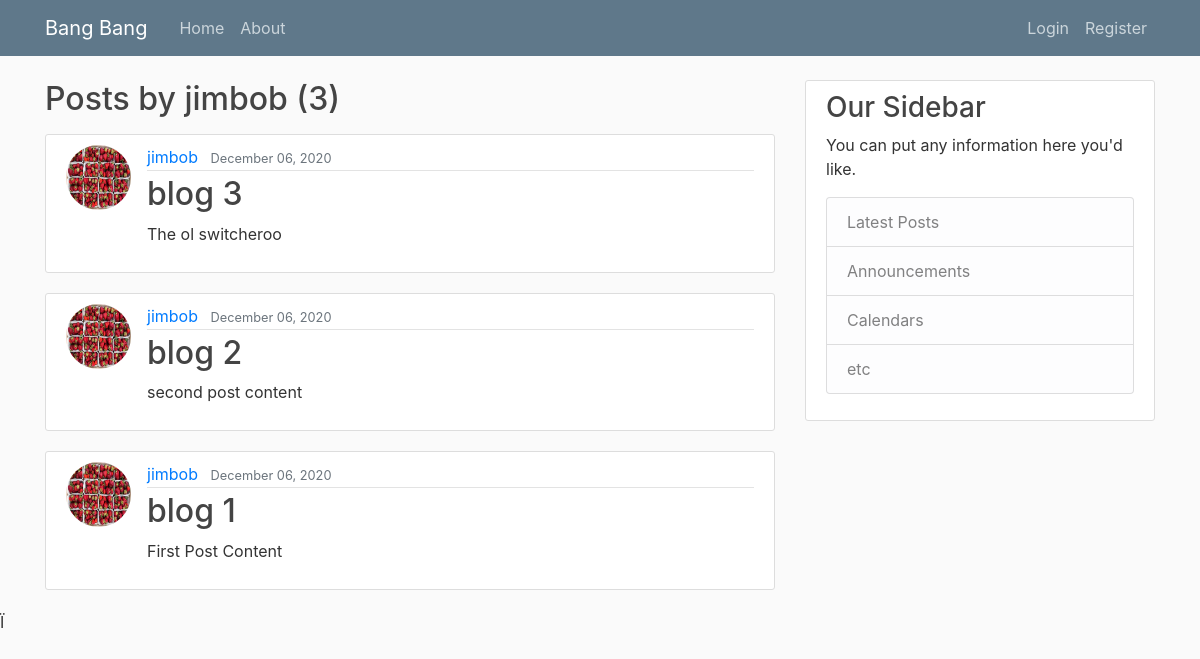
The app's page /user/jimbob/, older data.
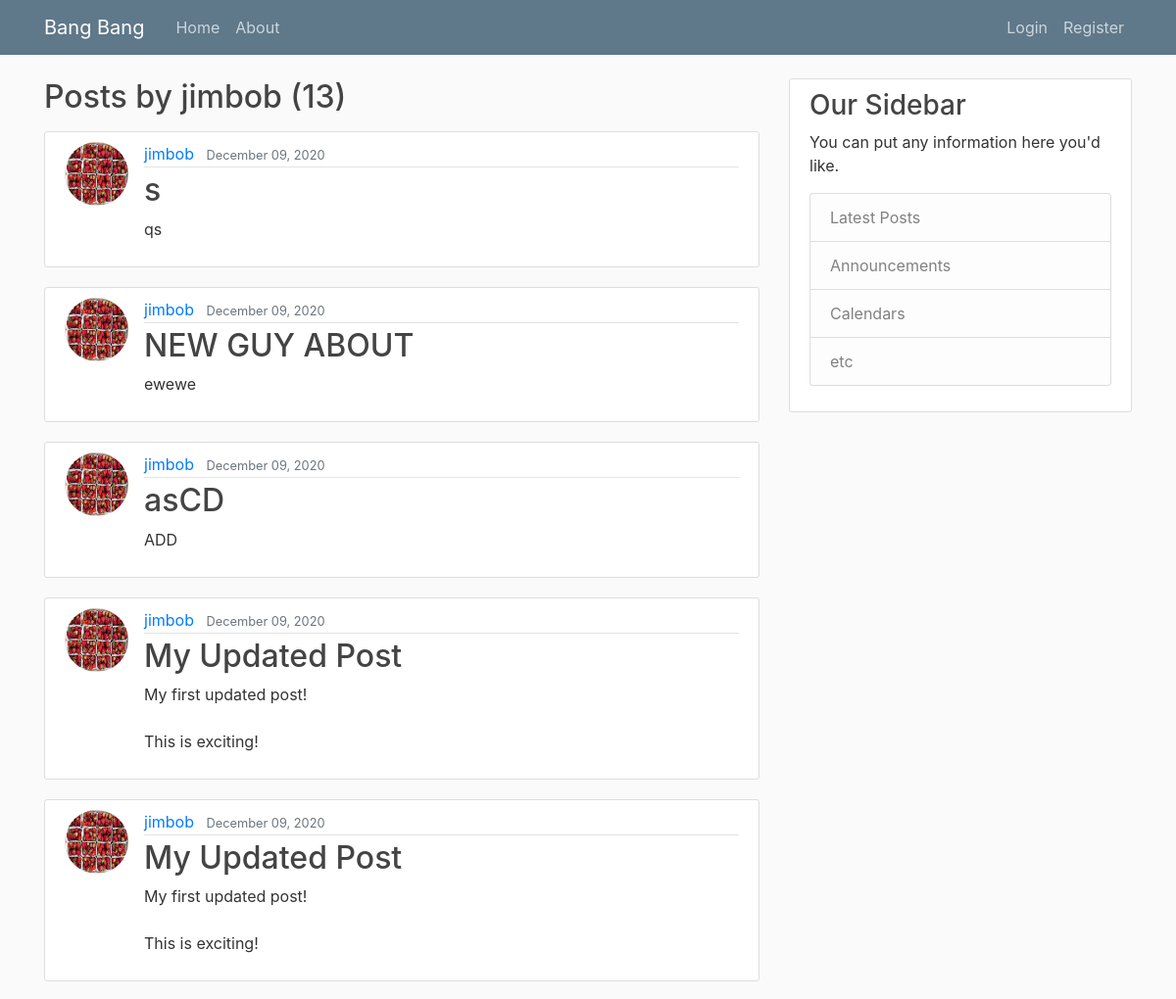
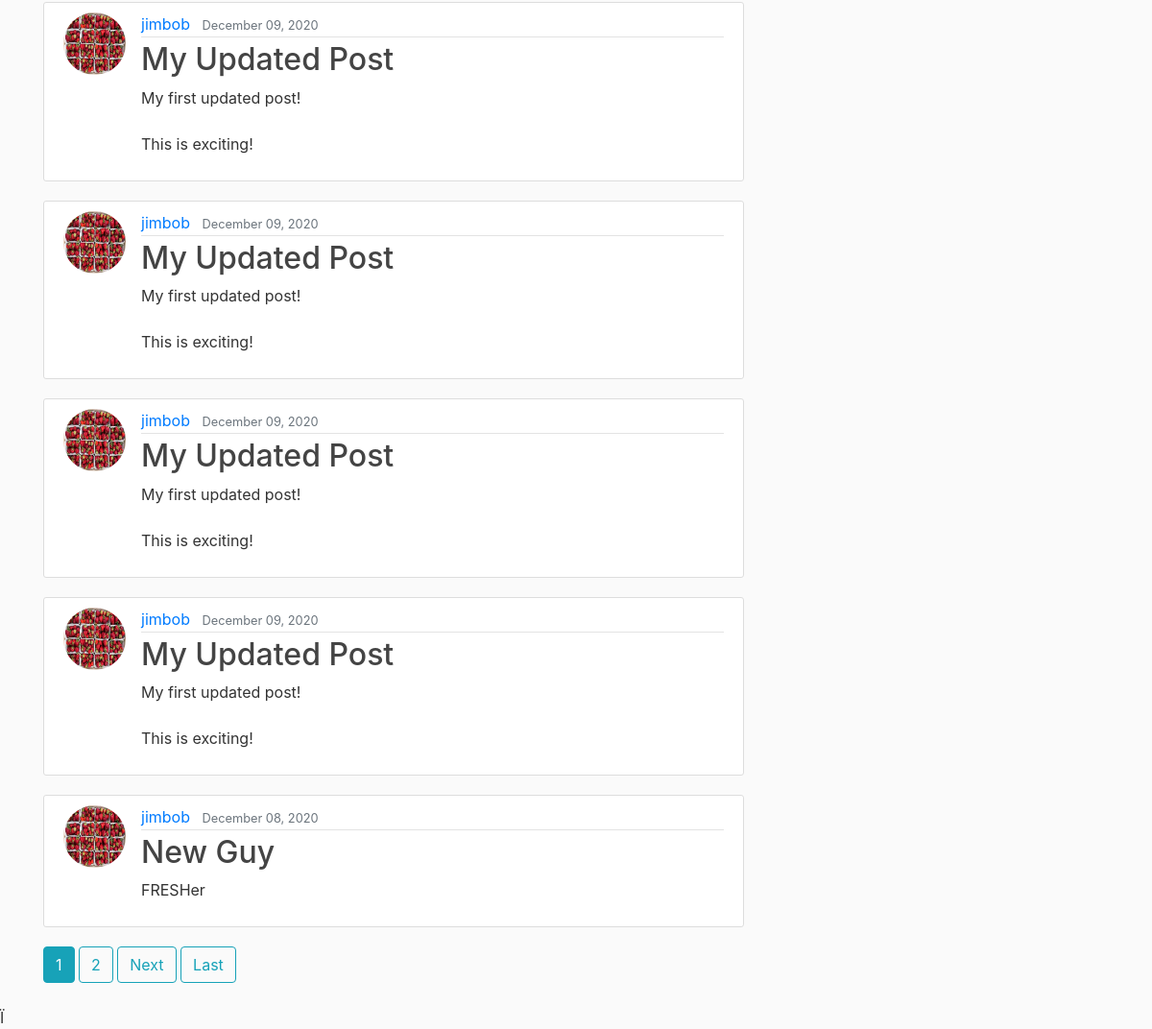
The same page, newer data (2 pictures, top to bottom).
### blog/models.py (models this page shows, shortened)
class Post(models.Model):
    title = models.CharField(max_length=100)
    content = models.TextField()
    date_posted = models.DateTimeField(default=timezone.now)
    author = models.ForeignKey(User, on_delete=models.CASCADE)

### users/models.py (models this page shows, shortened)
class Profile(models.Model):
    user = models.OneToOneField(User, on_delete=models.CASCADE)
    image = models.ImageField(default='default.jpg', upload_to='profile_pics')

### blog/views.py (the view)
# urls.py: path('user/<str:username>/', UserPostListView.as_view(), name='user-posts'),
class UserPostListView(ListView):
    model = Post
    template_name = 'blog/user_posts.html'  # <app>/<model>_<viewtype>.html
    context_object_name = 'posts'
    paginate_by = 10
    def get_queryset(self):
        user = get_object_or_404(User, username=self.kwargs.get('username'))
        return Post.objects.filter(author=user).order_by('-date_posted')

### blog/templates/blog/user_posts.html (shortened to what this page needs)
{% extends "blog/base.html" %}
{% block content %}
    <h2 class="mb-3" >Posts by {{ view.kwargs.username }} ({{ page_obj.paginator.count }}) </h2>
    {% for post in posts %}
        <article class="media content-section">
        <img src="{{ post.author.profile.image.url }}" class="rounded-circle article-img" alt="">
          <div class="media-body">
            <div class="article-metadata">
              <a class="mr-2" href="#">{{ post.author }}</a>
              <small class="text-muted">{{ post.date_posted|date:"F d, Y" }}</small>
            </div>
            <h2><a class="article-title" href="{% url 'post-detail' post.id %}">{{ post.title }}</a></h2>
            <p class="article-content">{{ post.content }}</p>
          </div>
        </article>
 {% endfor %}
    {% if is_paginated %}
      {% for num in page_obj.paginator.page_range %}
        {% if page_obj.number == num %}
          <a class="btn btn-info mb-4" href="?page={{ num }}">{{ num }}</a>
        {% elif num > page_obj.number|add:'-3' and num < page_obj.number|add:'4' %}
          <a class="btn btn-outline-info mb-4" href="?page={{ num }}">{{ num }}</a>
        {% endif %}
      {% endfor %}
      {% if page_obj.has_next %}
        <a class="btn btn-outline-info mb-4" href="?page={{ page_obj.next_page_number }}">Next</a>
        <a class="btn btn-outline-info mb-4" href="?page={{ page_obj.paginator.num_pages }}">Last</a>
      {% endif %}
    {% endif %}
{% endblock content %}

Row changes from the older to the newer data that the page shows:
no longer on this page (row unchanged): Post: author.profile.image (picture), author "jimbob", date_posted "December 06, 2020", title "blog 3", content "The ol switcheroo"
no longer on this page (row unchanged): Post: author.profile.image (picture), author "jimbob", date_posted "December 06, 2020", title "blog 2", content "second post content"
removed Post: author.profile.image (picture), author "jimbob", date_posted "December 06, 2020", title "blog 1", content "First Post Content"
added Post: author.profile.image (picture), author "jimbob", date_posted "December 09, 2020", title "s", content "qs"
added Post: author.profile.image (picture), author "jimbob", date_posted "December 09, 2020", title "NEW GUY ABOUT", content "ewewe"
added Post: author.profile.image (picture), author "jimbob", date_posted "December 09, 2020", title "asCD", content "ADD"
added Post: author.profile.image (picture), author "jimbob", date_posted "December 09, 2020", title "My Updated Post", content "My first updated post! This is exciting!"
added Post: author.profile.image (picture), author "jimbob", date_posted "December 09, 2020", title "My Updated Post", content "My first updated post! This is exciting!"
added Post: author.profile.image (picture), author "jimbob", date_posted "December 09, 2020", title "My Updated Post", content "My first updated post! This is exciting!"
added Post: author.profile.image (picture), author "jimbob", date_posted "December 09, 2020", title "My Updated Post", content "My first updated post! This is exciting!"
added Post: author.profile.image (picture), author "jimbob", date_posted "December 09, 2020", title "My Updated Post", content "My first updated post! This is exciting!"
added Post: author.profile.image (picture), author "jimbob", date_posted "December 09, 2020", title "My Updated Post", content "My first updated post! This is exciting!"
added Post: author.profile.image (picture), author "jimbob", date_posted "December 08, 2020", title "New Guy", content "FRESHer"
Text that changed along with them:
{{ page_obj.paginator.count }}: "3" → "13"
new list line: "1"
new list line: "2"
text now shown: "Next Last"
